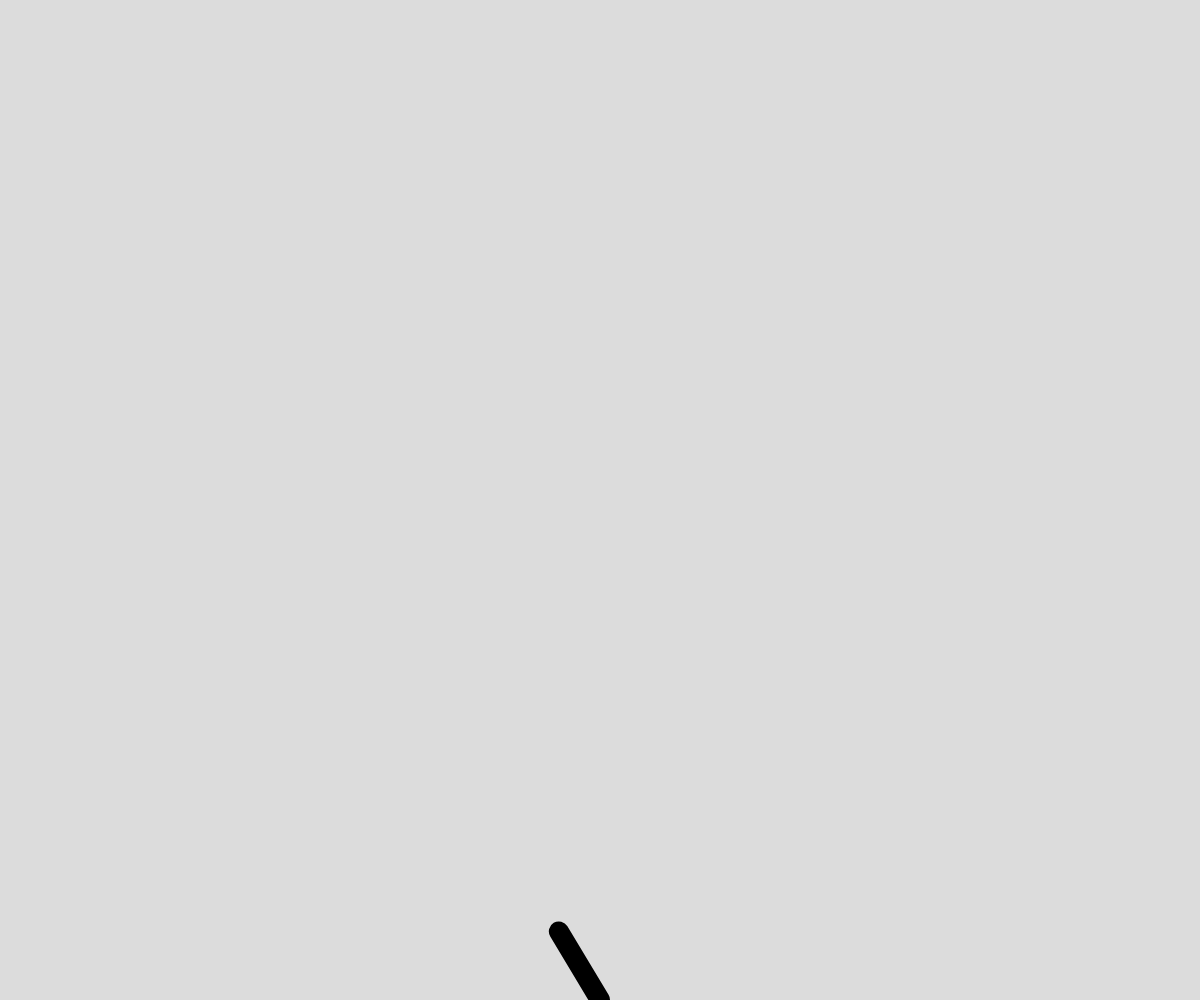
Frame 1 (no input)
Frame 60 (no input): identical to frame 1, image omitted
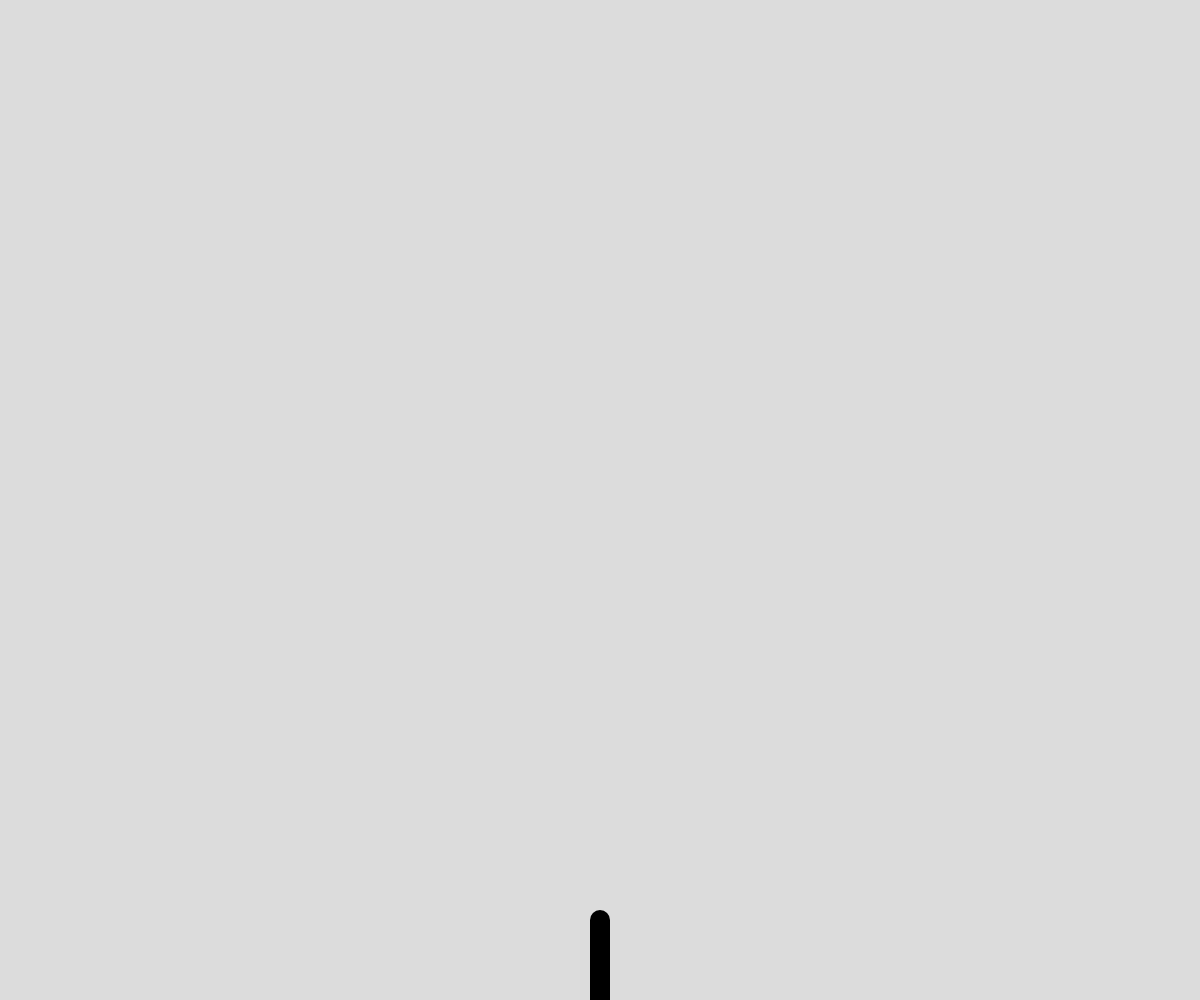
Frame 120 (the mouse pressed at the canvas centre since frame 60)

The p5.js sketch that drew these frames (run headless with seeded random() and noise() and a simulated clock; from frame 60 on, the mouse is pressed at the canvas centre):

// p5.js sketch
// ── sketch.js
// Target rush
// Nohl
// Date
//
// Extra for Experts:
// Made a line function that the cannonball follows based on where the mouse was clicked, used atan2, cos, sin, to make a cannon that points towards
// the players curser, added collision to see if the cannball hits the targets, also used srokeWeight to make the cannon a actual cannon, 
// used splice to take out a spicific thing in the array instead of just off the end of the array.

let targetdelay = 1000;
let lastTarget = 0;
let targets = [];
let time = 30;
let target;
let ball;
let balls = [];
let Sx;
let Sy;


function setup() {
  createCanvas(windowWidth, windowHeight);
}

function draw() {
  background(220);
  makeTargets();
  moveTargets();
  moveBall();
  drawCannon();
  collision();

}

function makeTargets(){
  if (millis() > lastTarget + targetdelay){
    target = {
      x: random(0,50.001),
      y: height/12,
      speed: random(3, 7),
      diameter: random(35,40),
      colour: ["blue", "red", "yellow"],
    };
    if (target.x <= 25){
      target.x = 0 - target.diameter/2;
    }
    else{
      target.x = width + target.diameter/2;
      target.speed = target.speed * -1;
      target.y += target.diameter + 5;
    }
    targets.push(target);
    lastTarget = millis();
    time -= 1;
  }
}

function moveTargets(){
  if (targets.length !== 0){
    for(let i = 0; i < targets.length - 1; i ++){
      fill(targets[i].colour[0]);
      circle(targets[i].x, targets[i].y, targets[i].diameter);
      fill(targets[i].colour[1]);
      circle(targets[i].x, targets[i].y, targets[i].diameter * (2/3));
      fill(targets[i].colour[2]);
      circle(targets[i].x, targets[i].y, targets[i].diameter/3);
      targets[i].x += targets[i].speed;

      //getting rid of targets
      if (targets[i].x > width + targets[i].diameter || targets[i].x < 0 - targets[i].diameter){
        targets.splice(i, 1);
      }
    }
  }

}

function mouseClicked(){
  spawnBall();
}

function spawnBall(){
  let ball = {
    Mx: mouseX,
    My: mouseY,
    y: Sy,
    size: 20,
  };
  ball.slope = (ball.My-Sy)/(ball.Mx-Sx);
  ball.b = (ball.slope*ball.Mx-ball.My)*-1;
  ball.x = (Sy-ball.b)/ball.slope;
  balls.push(ball);
}

function moveBall(){
  fill("red")
  for(let i = 0;i < balls.length;i ++){
    circle(balls[i].x,balls[i].y,balls[i].size);
    balls[i].y -= 10;
    balls[i].x = (balls[i].y-balls[i].b)/balls[i].slope;

    //get rid of balls
    if (balls[i].x > width || balls[i].x < 0 || balls[i].y < 0){
      balls.splice(i,1);
    }
  }
  //console.log(balls)
}

function drawCannon(){
  strokeWeight(20);
  let a = atan2(mouseY - height, mouseX - width/2);
  Sx = width/2 + 80 * cos(-a);
  Sy = height - 80 * sin(-a);
  line(width/2, height, Sx ,Sy );
  strokeWeight(1);
}

function collision(){
  for (let i = 0;i < balls.length;i++){
    for(let n = 0;n < targets.length; n ++){
      if(dist(balls[i].x, balls[i].y, targets[n].x, targets[n].y) <= balls[i].size/2 + targets[n].diameter/2){
        targets.splice(n,1);
        console.log(true)
      }
      console.log(n,i)
    }
  }
}
